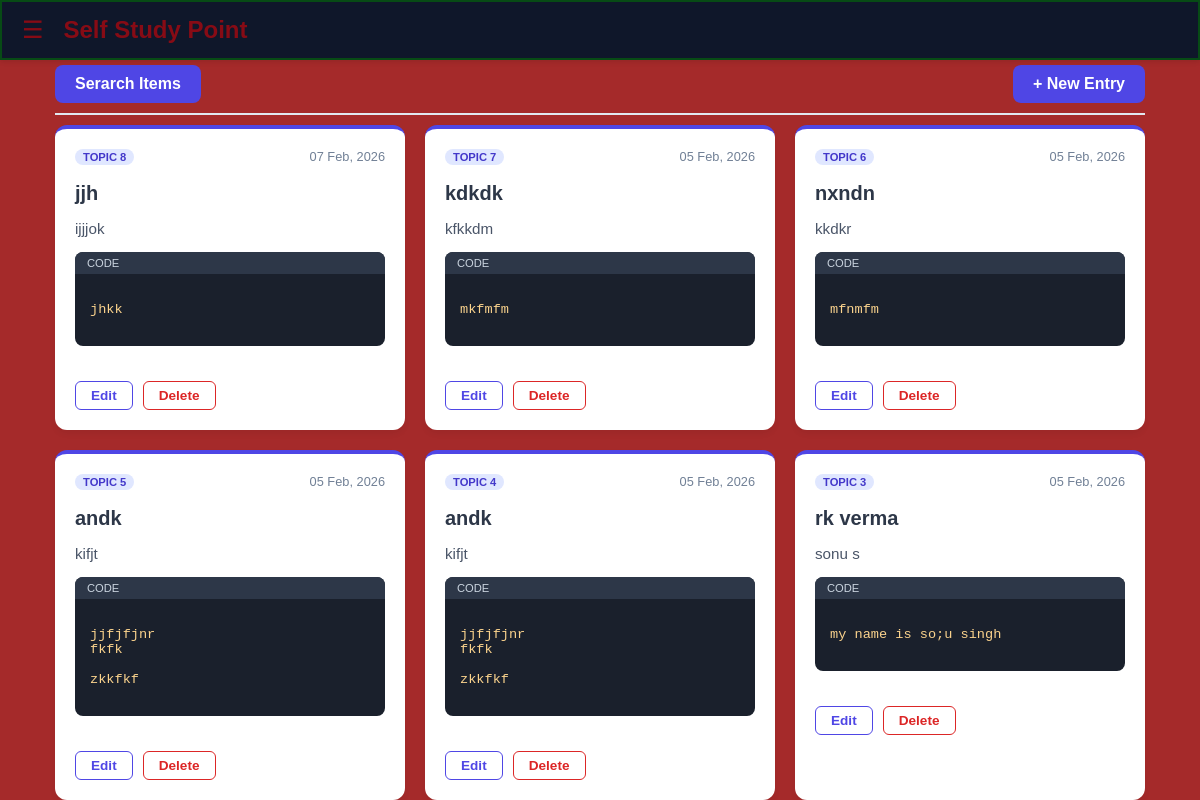
The page /core/study-list/ on the database as committed earlier.
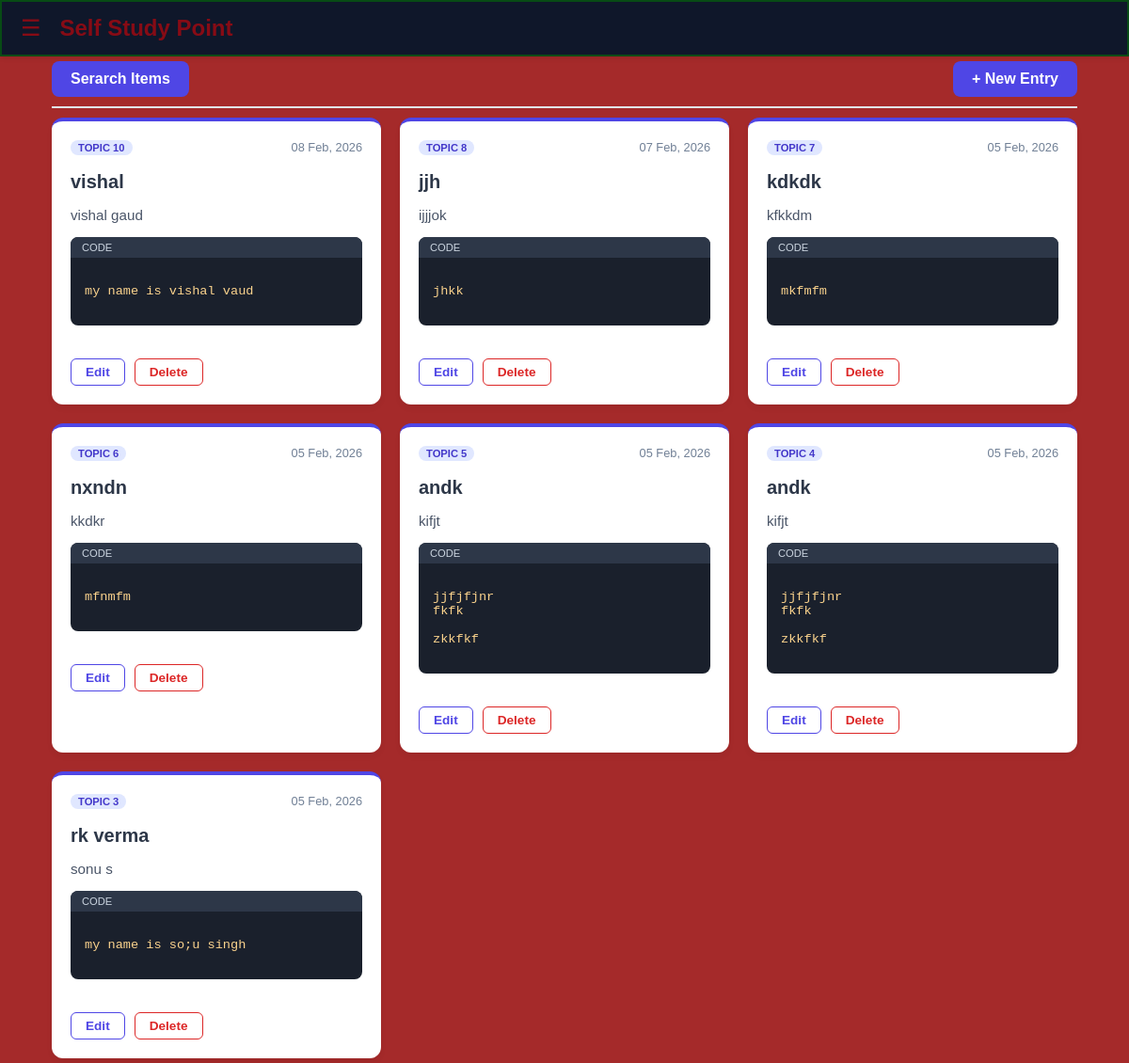
The same page on the database as committed later.
### core/models.py (models this page shows, shortened)
class StudyRecape(models.Model):
  heading = models.CharField(max_length=200)
  description = models.TextField()
  code_snippet = models.TextField()
  created_at = models.DateTimeField(auto_now_add=True)

### core/views.py (the view)
# urls.py: path('study-list/', views.study_recap_list, name="study-list"),
def study_recap_list(request):
	entries = StudyRecape.objects.all().order_by('-created_at')
	return render(request, 'core/html/study_recap_list.html', {'entries': entries})

### core/templates/core/html/study_recap_list.html (shortened to what this page needs)
{% extends 'base.html' %}
{% load static %}
{% block style %}
<link rel="stylesheet" href="{% static 'core/css/study_recap.css' %}" type="text/css" media="all" />
{% endblock style %}
{% block content %}
<div class="container">
  <div class="main-header">
    <a href="{% url 'study_search' %}" class="btn-add">Serarch Items</a>
    <a href="{% url 'dashboard' %}" class="btn-add">+ New Entry</a>
  </div>
  <div class="records-grid">
    {% for entry in entries %}
    <div class="recap-card">
      <div class="card-top">
        <span class="badge">Topic {{ entry.id }}</span>
        <span class="date">{{ entry.created_at|date:"d M, Y" }}</span>
      </div>
      <h2 class="entry-title">{{ entry.heading }}</h2>
      <p class="entry-desc">{{ entry.description }}</p>
      {% if entry.code_snippet %}
      <div class="code-box">
        <div class="code-header">
          <span>CODE</span>
        </div>
          <pre><code>{{ entry.code_snippet }}</code></pre>
      </div>
      {% endif %}
	      <div class="card-actions">
		    <a href="{% url 'edit_recap' entry.pk %}" class="btn-edit">
		         Edit
		    </a>
		    <a href="{% url 'delete_recap' entry.pk %}" class="btn-delete">
		         Delete
		    </a>
		</div>
    	</div>
    {% empty %}
    <div class="empty-state">
      <p>Koi data nahi mila. Pehla recap add karein!</p>
    </div>
    {% endfor %}
  </div>
</div>
{% endblock content %}

### templates/base.html (shortened to what this page needs)
<!DOCTYPE html>
{% load static %}
<html>
	<head>
		<link rel="stylesheet" href="{% static 'style.css' %}" type="text/css" media="all" />
		{% block style %}
		{% endblock style %}
	</head>
	<body>
		{% block headside %}
		<div class="header-fixed-position"></div>
		<header>
		    <span class="menu-btn" onclick="toggleNav()">☰</span>
		    <h2>Self Study Point</h2>
		</header>
		{% endblock headside %}
		<div class="content-box">
		{% block content %}{% endblock content %}
		</div>
	</body>
</html>

### static/style.css (style rules this page uses)
* { box-sizing: border-box; }
body { height: 100vh; background: #0f172a; margin: 0; font-family: "Arial", sans-serif; }
.header-fixed-position { height: 60px; }
header { position: fixed; top: 0; width: 100%; height: 60px; background: var(--primary-color); color: red; display: flex; align-items: center; padding: 0 20px; z-index: 1000; box-shadow: 0 2px 5px rgba(0, 0, 0, 0.2); opacity: 0.5; border: 2px solid green; }
.menu-btn { font-size: 24px; cursor: pointer; margin-right: 20px; }
.content-box { height: calc(100vh - 60px); background-color: brown; overflow: scroll; }

### core/static/core/css/study_recap.css (style rules this page uses)
.container { max-width: 1100px; margin: 0 auto; padding: 5px; }
.main-header { display: flex; justify-content: space-between; align-items: center; margin-bottom: 10px; padding-bottom: 10px; border-bottom: 2px solid #e2e8f0; }
.btn-add { background: #4f46e5; color: white; text-decoration: none; padding: 10px 20px; border-radius: 8px; font-weight: bold; transition: 0.3s; }
.records-grid { display: grid; grid-template-columns: repeat(auto-fill, minmax(350px, 1fr)); gap: 20px; }
.recap-card { background: white; border-radius: 12px; padding: 20px; box-shadow: 0 4px 6px rgba(0,0,0,0.05); transition: transform 0.2s; border-top: 4px solid #4f46e5; }
.card-top { display: flex; justify-content: space-between; margin-bottom: 10px; }
.badge { background: #e0e7ff; color: #4338ca; font-size: 0.7rem; padding: 2px 8px; border-radius: 20px; text-transform: uppercase; font-weight: bold; }
.date { font-size: 0.8rem; color: #718096; }
.entry-title { font-size: 1.25rem; margin-bottom: 10px; color: #2d3748; }
.entry-desc { font-size: 0.95rem; color: #4a5568; margin-bottom: 15px; display: -webkit-box; -webkit-line-clamp: 4; -webkit-box-orient: vertical; overflow: hidden; }
.code-box { background: #1a202c; border-radius: 8px; overflow: hidden; }
.code-header { background: #2d3748; color: #cbd5e0; padding: 5px 12px; font-size: 0.7rem; display: flex; justify-content: space-between; }
.code-box pre { padding: 15px; color: #fbd38d; font-family: 'Consolas', monospace; font-size: 0.85rem; overflow-x: auto; }
.card-actions { display: flex; gap: 10px; margin-top: 20px; padding-top: 15px; border-top: 1px border #eee; }
.btn-edit { text-decoration: none; color: #4f46e5; border: 1px solid #4f46e5; padding: 6px 15px; border-radius: 6px; font-size: 0.85rem; font-weight: 600; transition: 0.3s; }
.btn-delete { text-decoration: none; color: #dc2626; border: 1px solid #dc2626; padding: 6px 15px; border-radius: 6px; font-size: 0.85rem; font-weight: 600; transition: 0.3s; }

Rows that differ between the two databases and show on the page:
added StudyRecape: id "10", created_at "08 Feb, 2026", heading "vishal", description "vishal gaud", code_snippet "my name is vishal vaud"
